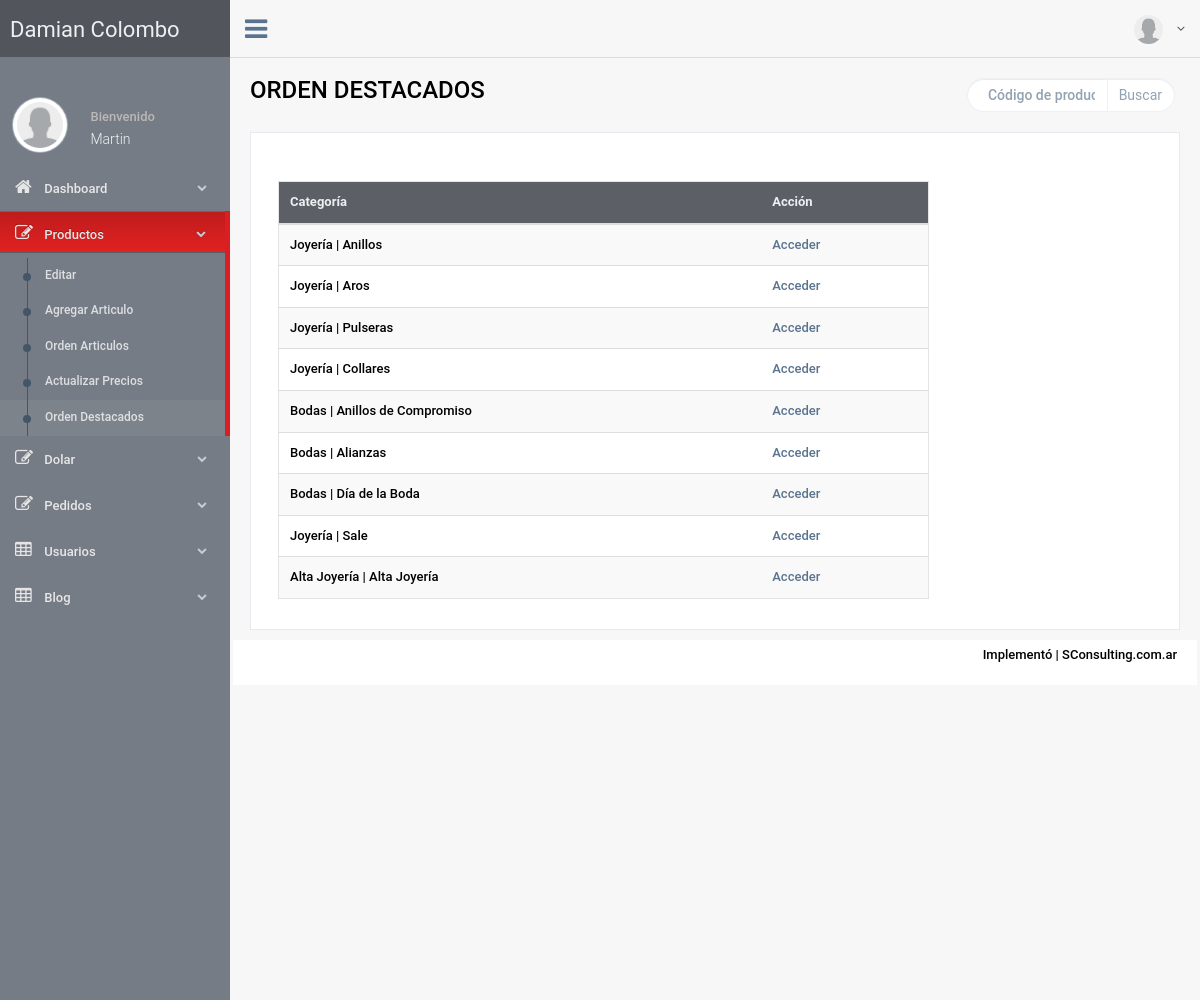
/DamianColombo_BCK/productos-orden-destacados.php (signed in), run on the app's committed database.
### tables this page shows
CREATE TABLE `categorias` (
  `idCategoria` int(11) NOT NULL,
  `codCategoria` int(11) NOT NULL,
  `categoria` varchar(150) NOT NULL,
  `categoriaIngles` varchar(100) NOT NULL
);

CREATE TABLE `subcategorias` (
  `idSubCategoria` int(11) NOT NULL,
  `codSubCategoria` int(11) NOT NULL,
  `subCategoria` varchar(150) NOT NULL,
  `codCategoria` int(11) NOT NULL,
  `subCategoriaIngles` varchar(100) NOT NULL
);

### DamianColombo_BCK/productos-orden-destacados.php (the view, shortened to what this page needs)
<?php include ("incFunction.php");?>
<!DOCTYPE html>
<html lang="en">
<head>
    <link href="css/bootstrap.min.css" rel="stylesheet">
    <link href="fonts/css/font-awesome.min.css" rel="stylesheet">
    <link href="css/animate.min.css" rel="stylesheet">
    <link href="css/custom.css" rel="stylesheet">
    <link href="css/icheck/flat/green.css" rel="stylesheet">
</head>
<body class="nav-md">
    <div class="container body">
        <div class="main_container">
            <div class="col-md-3 left_col">
                <?php include ("inc-menu.php");?>
            </div>
            <div class="top_nav">
                <div class="nav_menu">
                    <nav class="" role="navigation">
                        <div class="nav toggle">
                            <a id="menu_toggle"><i class="fa fa-bars"></i></a>
                        </div>
                        <ul class="nav navbar-nav navbar-right">
                            <li class="">
                                <a href="javascript:;" class="user-profile dropdown-toggle" data-toggle="dropdown" aria-expanded="false">
                                    <img src="images/img.jpg" alt="">
                                    <span class=" fa fa-angle-down"></span>
                                </a>
                            </li>
                        </ul>
                    </nav>
                </div>
            </div>
            <div class="right_col" role="main">
                <div class="">
                    <div class="page-title">
                        <div class="title_left">
                            <h3>ORDEN DESTACADOS</h3>
                        </div>
                        <div class="title_right">
                            <div class="col-md-5 col-sm-5 col-xs-12 form-group pull-right top_search">
                                <form id="demo-form2" data-parsley-validate class="form-horizontal form-label-left" method="post" action="productos-listar.php">
                                    <div class="input-group">
                                    <input type="text" class="form-control" name="word" placeholder="Código de producto...">
                                    <span class="input-group-btn">
                            <button class="btn btn-default" type="submit">Buscar</button>
                        </span>
                                </div></form>
                            </div>
                        </div>
                    </div>
                    <div class="clearfix"></div>
                    <div class="row">
                        <div class="col-md-12 col-sm-12 col-xs-12">
                            <div class="x_panel" >
                                <br><br>
                    <div class="col-md-9 col-sm-9 col-xs-12">
                       <table class="table table-striped responsive-utilities jambo_table bulk_action">
                            <thead>
                                <tr class="headings">
                                    <th class="column-title">Categoría</th>
                                    <th class="column-title no-link last"><span class="nobr">Acción</span></th>
                                </tr>
                            </thead>
                            <tbody>
                                <?php
                                include ("connect.php");
                                $sql = "SELECT categorias.codCategoria, categoria, codSubCategoria, subCategoria FROM categorias INNER JOIN subcategorias ON categorias.codCategoria = subcategorias.codCategoria";
                                $stmt = $mysqli->prepare($sql);
                                $stmt->execute();
                                $stmt->store_result();
                                $stmt->bind_result($codCategoria, $categoria, $codSubCategoria, $subCategoria);
                                while ($stmt->fetch()) {
                                    $categorias = $codCategoria." / ".$codSubCategoria;
                                    ?>
                                    <tr class="even pointer">
                                        <td class=" "><?php echo utf8_encode($categoria)." | ".utf8_encode($subCategoria); ?></td>
                                        <td class=" last"><a href="productos-listar-orden-destacados.php?categorias=<?php echo $categorias; ?>">Acceder</a>
                                        </td>
                                    </tr>
                                <?php } ?>
                            </tbody>
                        </table>
                    </div>
                            </div>
                        </div>
                    </div>
                </div>
                <footer>
                    <div class="">
                        <p class="pull-right">Implementó | SConsulting.com.ar</p>
                    </div>
                    <div class="clearfix"></div>
                </footer>
            </div>
        </div>
    </div>
    <div id="custom_notifications" class="custom-notifications dsp_none">
        <div class="clearfix"></div>
    </div>
</body>
</html>

### DamianColombo_BCK/inc-menu.php (shortened to what this page needs)
    <div class="left_col scroll-view">
        <div class="navbar nav_title" style="border: 0;">
            <a href="index.html" class="site_title"><span>Damian Colombo</span></a>
        </div>
        <div class="profile">
            <div class="profile_pic">
                <img src="images/img.jpg" alt="..." class="img-circle profile_img">
            </div>
            <div class="profile_info">
                <span>Bienvenido</span>
                <h2><?php echo $_SESSION["nombreUsuario"];?></h2>
            </div>
        </div>
        <br />
<?php If ($_SESSION["nivel"]==0) { ?>
        <div id="sidebar-menu" class="main_menu_side hidden-print main_menu">
            <div class="menu_section">
            <br><br>
                <ul class="nav side-menu">
                    <li><a href="#"><i class="fa fa-home"></i> Dashboard <span class="fa fa-chevron-down"></span></a>
                    </li>
                    <li><a><i class="fa fa-edit"></i> Productos <span class="fa fa-chevron-down"></span></a>
                        <ul class="nav child_menu" style="display: none">
                            <li><a href="productos-consulta.php">Editar</a>
                            </li>
                            <li><a href="producto-agregar.php">Agregar Articulo</a>
                            </li>
                            <li><a href="productos-orden.php?web=1">Orden Articulos</a>
                            </li>
                            <li><a href="producto-precios.php">Actualizar Precios</a>
                            </li>
                            <li><a href="productos-orden-destacados.php">Orden Destacados </a>
                            </li>
                        </ul>
                    </li>
                    <li><a><i class="fa fa-edit"></i> Dolar <span class="fa fa-chevron-down"></span></a>
                    </li>
                    <li><a><i class="fa fa-edit"></i> Pedidos <span class="fa fa-chevron-down"></span></a>
                    </li>
                    <li><a><i class="fa fa-table"></i> Usuarios <span class="fa fa-chevron-down"></span></a>
                    </li>
                    <li><a><i class="fa fa-table"></i> Blog <span class="fa fa-chevron-down"></span></a>
                    </li>
                </ul>
            </div>
        </div>
    <?php } ?>
    </div>

### data on the page
categorias: categoria "Joyería", subcategorias.subCategoria "Anillos", subcategorias.subCategoria "Aros", subcategorias.subCategoria "Pulseras", subcategorias.subCategoria "Collares", subcategorias.subCategoria "Sale"
categorias: categoria "Bodas", subcategorias.subCategoria "Anillos de Compromiso", subcategorias.subCategoria "Alianzas", subcategorias.subCategoria "Día de la Boda"
categorias: categoria "Alta Joyería", subcategorias.subCategoria "Alta Joyería"

### other printed values
$_SESSION["nombreUsuario"] "Martin"
